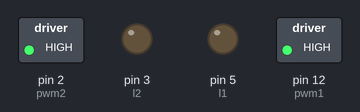
Recording of a sketch running on a simulated Arduino Uno, built with avr-gcc and run on an emulated ATmega328P. Parts: switched loads named in the sketch (green lamp = pin HIGH), output pins drawn as LEDs (lit = HIGH). Pins used as bus, display or sensor lines are not drawn.

Above: at 1.5 s.
At 4.5 s:
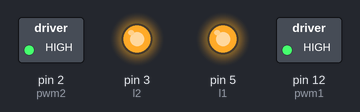
Timing chart, 0 to 13.8 s (numbered marks = the images above):
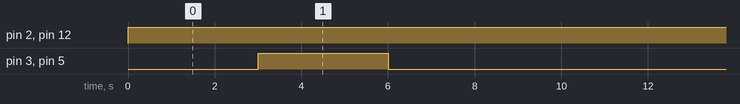

The sketch:

2.MotorDCPWM.ino
```cpp
int r1 = 6;
int l1 = 5;
int pwm1 = 12;

int r2 = 4;
int l2 = 3;
int pwm2 = 2;

int pwm = 255;

void setup() {
  pinMode(r1, OUTPUT);
  pinMode(l1, OUTPUT);
  pinMode(pwm1, OUTPUT);
  pinMode(r2, OUTPUT);
  pinMode(l2, OUTPUT);
  pinMode(pwm2, OUTPUT);
}

void loop() {
     maju();
     delay(3000);
     mundur();
     delay(3000);
     mjkiri();
     delay(3000);
     mjkanan();
     delay(3000);
}

void maju() {
  analogWrite(pwm1, pwm);
  digitalWrite(r1, HIGH);
  digitalWrite(l1, LOW);
  analogWrite(pwm2, pwm);
  digitalWrite(r2, HIGH);
  digitalWrite(l2, LOW);
}

void mundur() {
  analogWrite(pwm1, pwm);
  digitalWrite(r1, LOW);
  digitalWrite(l1, HIGH);
  analogWrite(pwm2, pwm);
  digitalWrite(r2, LOW);
  digitalWrite(l2, HIGH);
}

void mjkiri() {
  analogWrite(pwm1, pwm);
  digitalWrite(r1, LOW);
  digitalWrite(l1, LOW);
  analogWrite(pwm2, pwm);
  digitalWrite(r2, HIGH);
  digitalWrite(l2, LOW);
}

void mjkanan() {
  analogWrite(pwm1, pwm);
  digitalWrite(r1, HIGH);
  digitalWrite(l1, LOW);
  analogWrite(pwm2, pwm);
  digitalWrite(r2, LOW);
  digitalWrite(l2, LOW);
}
```

Measured:
- by itself, pin 2 (pwm2), pin 12 (pwm1): LOW → HIGH at 0.00 s
- by itself, pin 3 (l2), pin 5 (l1): alternates HIGH for 3.0 s and LOW for 9.0 s
